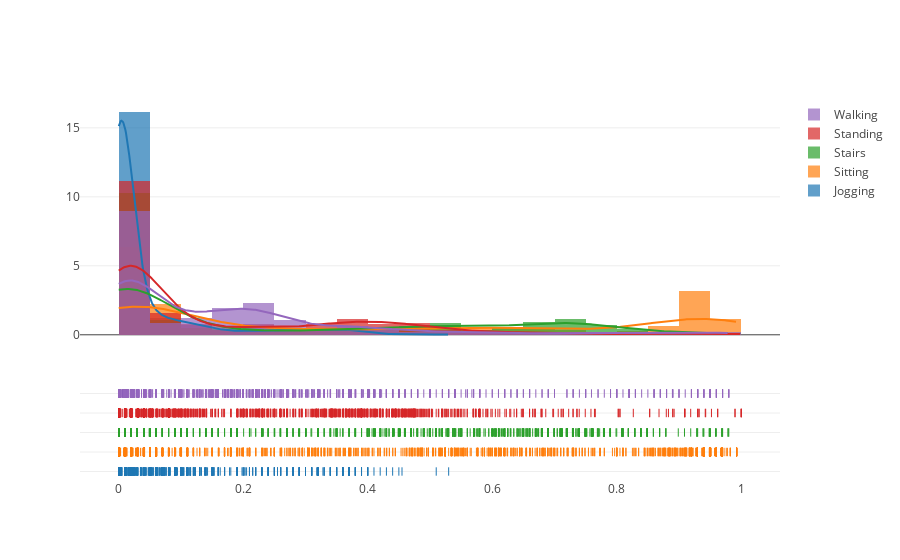

Notebook source saved alongside this figure:
### Code cell
hist_data = [wrong_probs[:,col_ind] for col_ind in range(len(group_labels))]
fig = ff.create_distplot(hist_data, group_labels, bin_size=.05)
iplot(fig)

### Figure 1 — Plotly figure (JSON) as saved in the notebook; plotly's stock layout.template omitted (floating-point values rounded to 4 significant figures; data arrays with more than 128 entries replaced by an {"elided": "..."} marker saying what was removed)
{"data": [{"autobinx": false, "histnorm": "probability density", "legendgroup": "Jogging", "marker": {"color": "rgb(31, 119, 180)"}, "name": "Jogging", "opacity": 0.7, "type": "histogram", "x": {"elided": "1986 float values"}, "xaxis": "x1", "xbins": {"end": 0.53, "size": 0.05, "start": 0}, "yaxis": "y1"}, {"autobinx": false, "histnorm": "probability density", "legendgroup": "Sitting", "marker": {"color": "rgb(255, 127, 14)"}, "name": "Sitting", "opacity": 0.7, "type": "histogram", "x": {"elided": "1986 float values"}, "xaxis": "x1", "xbins": {"end": 0.9936, "size": 0.05, "start": 0}, "yaxis": "y1"}, {"autobinx": false, "histnorm": "probability density", "legendgroup": "Stairs", "marker": {"color": "rgb(44, 160, 44)"}, "name": "Stairs", "opacity": 0.7, "type": "histogram", "x": {"elided": "1986 float values"}, "xaxis": "x1", "xbins": {"end": 0.98, "size": 0.05, "start": 0}, "yaxis": "y1"}, {"autobinx": false, "histnorm": "probability density", "legendgroup": "Standing", "marker": {"color": "rgb(214, 39, 40)"}, "name": "Standing", "opacity": 0.7, "type": "histogram", "x": {"elided": "1986 float values"}, "xaxis": "x1", "xbins": {"end": 1, "size": 0.05, "start": 0}, "yaxis": "y1"}, {"autobinx": false, "histnorm": "probability density", "legendgroup": "Walking", "marker": {"color": "rgb(148, 103, 189)"}, "name": "Walking", "opacity": 0.7, "type": "histogram", "x": {"elided": "1986 float values"}, "xaxis": "x1", "xbins": {"end": 0.98, "size": 0.05, "start": 0}, "yaxis": "y1"}, {"legendgroup": "Jogging", "marker": {"color": "rgb(31, 119, 180)"}, "mode": "lines", "name": "Jogging", "showlegend": false, "type": "scatter", "x": {"elided": "500 float values"}, "xaxis": "x1", "y": {"elided": "500 float values"}, "yaxis": "y1"}, {"legendgroup": "Sitting", "marker": {"color": "rgb(255, 127, 14)"}, "mode": "lines", "name": "Sitting", "showlegend": false, "type": "scatter", "x": {"elided": "500 float values"}, "xaxis": "x1", "y": {"elided": "500 float values"}, "yaxis": "y1"}, {"legendgroup": "Stairs", "marker": {"color": "rgb(44, 160, 44)"}, "mode": "lines", "name": "Stairs", "showlegend": false, "type": "scatter", "x": {"elided": "500 float values"}, "xaxis": "x1", "y": {"elided": "500 float values"}, "yaxis": "y1"}, {"legendgroup": "Standing", "marker": {"color": "rgb(214, 39, 40)"}, "mode": "lines", "name": "Standing", "showlegend": false, "type": "scatter", "x": {"elided": "500 float values"}, "xaxis": "x1", "y": {"elided": "500 float values"}, "yaxis": "y1"}, {"legendgroup": "Walking", "marker": {"color": "rgb(148, 103, 189)"}, "mode": "lines", "name": "Walking", "showlegend": false, "type": "scatter", "x": {"elided": "500 float values"}, "xaxis": "x1", "y": {"elided": "500 float values"}, "yaxis": "y1"}, {"legendgroup": "Jogging", "marker": {"color": "rgb(31, 119, 180)", "symbol": "line-ns-open"}, "mode": "markers", "name": "Jogging", "showlegend": false, "text": null, "type": "scatter", "x": {"elided": "1986 float values"}, "xaxis": "x1", "y": {"elided": "1986 str values"}, "yaxis": "y2"}, {"legendgroup": "Sitting", "marker": {"color": "rgb(255, 127, 14)", "symbol": "line-ns-open"}, "mode": "markers", "name": "Sitting", "showlegend": false, "text": null, "type": "scatter", "x": {"elided": "1986 float values"}, "xaxis": "x1", "y": {"elided": "1986 str values"}, "yaxis": "y2"}, {"legendgroup": "Stairs", "marker": {"color": "rgb(44, 160, 44)", "symbol": "line-ns-open"}, "mode": "markers", "name": "Stairs", "showlegend": false, "text": null, "type": "scatter", "x": {"elided": "1986 float values"}, "xaxis": "x1", "y": {"elided": "1986 str values"}, "yaxis": "y2"}, {"legendgroup": "Standing", "marker": {"color": "rgb(214, 39, 40)", "symbol": "line-ns-open"}, "mode": "markers", "name": "Standing", "showlegend": false, "text": null, "type": "scatter", "x": {"elided": "1986 float values"}, "xaxis": "x1", "y": {"elided": "1986 str values"}, "yaxis": "y2"}, {"legendgroup": "Walking", "marker": {"color": "rgb(148, 103, 189)", "symbol": "line-ns-open"}, "mode": "markers", "name": "Walking", "showlegend": false, "text": null, "type": "scatter", "x": {"elided": "1986 float values"}, "xaxis": "x1", "y": {"elided": "1986 str values"}, "yaxis": "y2"}], "layout": {"barmode": "overlay", "hovermode": "closest", "legend": {"traceorder": "reversed"}, "xaxis1": {"anchor": "y2", "domain": [0, 1], "zeroline": false}, "yaxis1": {"anchor": "free", "domain": [0.35, 1], "position": 0}, "yaxis2": {"anchor": "x1", "domain": [0, 0.25], "dtick": 1, "showticklabels": false}}}
